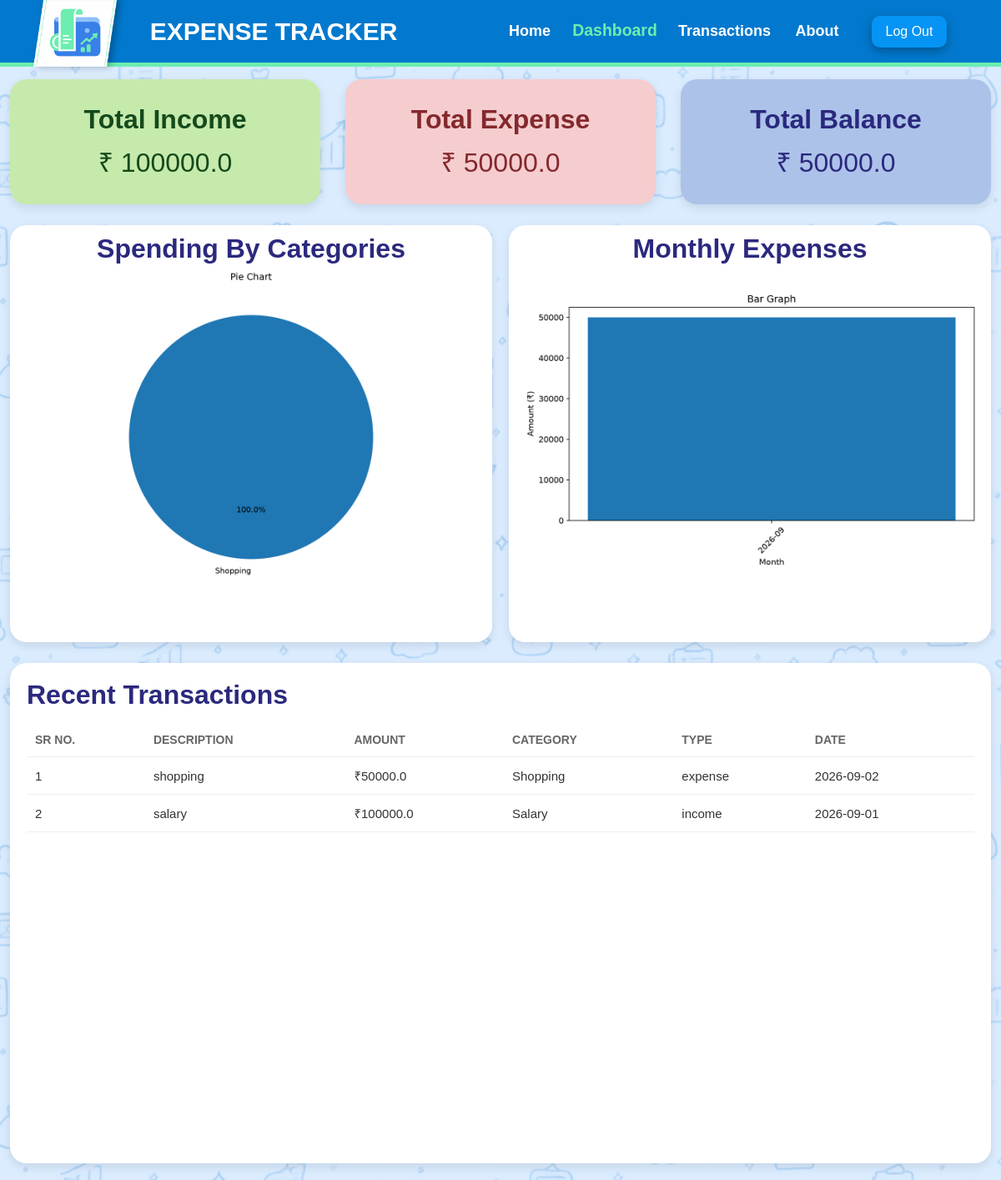
/dashboard (signed in), run on the app's committed database.
### tables this page shows
CREATE TABLE expenses (
            id INTEGER PRIMARY KEY AUTOINCREMENT,
            description TEXT NOT NULL,
            amount REAL NOT NULL,
            category TEXT NOT NULL,
            date TEXT NOT NULL,
            type TEXT NOT NULL DEFAULT 'expense'
        );

### app.py (the view)
@app.route("/dashboard")
def dashboard():
    if not session.get("logged_in"):
        return redirect(url_for("login"))
    connection = sqlite3.connect("expenses.db")
    cursor = connection.cursor()
    cursor.execute("""
        SELECT *
        FROM expenses
        ORDER BY date DESC
        LIMIT 10
    """)
    recent_expenses = cursor.fetchall()
    cursor.execute("""
        SELECT SUM(amount)
        FROM expenses
        WHERE type = 'income'
    """)
    total_income = cursor.fetchone()[0] or 0
    cursor.execute("""
        SELECT SUM(amount)
        FROM expenses
        WHERE type = 'expense'
    """)
    total_expense = cursor.fetchone()[0] or 0
    balance = total_income - total_expense
    connection.close()
    create_charts()
    return render_template(
        "dashboard.html",
        expenses=recent_expenses,
        total_income=total_income,
        total_expense=total_expense,
        balance=balance
    )

### templates/dashboard.html (shortened to what this page needs)
<!DOCTYPE html>
<html lang="en">
<head>
    <link rel="stylesheet" href="https://cdnjs.cloudflare.com/ajax/libs/font-awesome/7.3.1/css/all.min.css" />
    <link rel = "stylesheet" href ="{{ url_for('static', filename='style.css') }}">
</head>
<body>
    <header>
        <div class = "brand">
        <div class = "logo-image">
            <img src="{{ url_for('static', filename='logo new.png') }}">
         </div>
         <a href="#" class="logo">Expense Tracker</a>
         </div>
         <ul>
    <li><a href="/" class="{{ 'active' if request.path == '/' else '' }}">Home</a></li>
    <li><a href="/dashboard" class="{{ 'active' if request.path == '/dashboard' else '' }}">Dashboard</a></li>
    <li><a href="/transaction" class="{{ 'active' if request.path == '/transaction' else '' }}">Transactions</a></li>
    <li><a href="/contact" class="{{ 'active' if request.path == '/contact' else '' }}">About</a></li>
    <li>
        <a href="/login">
            <button type="button">Log Out</button>
        </a>
    </li>
</ul>
    </header>
        <div class = "row">
        <div class = "container1">
        <h2>Total Income</h2>
        <p>₹ {{ total_income }}</p>
        </div>
        <div class = "container2">
        <h2>Total Expense</h2>
        <p>₹ {{ total_expense }}</p>
        </div>
        <div class = "container3">
        <h2>Total Balance</h2>
        <p>₹ {{ balance }}</p>
        </div>
        </div>
    <div class="row1">
    <div class ="pie-container">
        <h1>Spending By Categories</h1>
        <img
        src="{{ url_for('static', filename='charts/pie_chart.png') }}"
        class="chart-image"
     >
    </div>
    <div class="linegraph-container">
        <h1>Monthly Expenses</h1>
        <img
        src="{{ url_for('static', filename='charts/bar_chart.png') }}"
        class="chart-image"
     >
    </div>
    </div>
    <div class="trans">
    <h1>Recent Transactions</h1>
    {% if expenses %}
    <table>
        <thead>
            <tr>
                <th>SR No.</th>
                <th>Description</th>
                <th>Amount</th>
                <th>Category</th>
                <th>Type</th>
                <th>Date</th>
            </tr>
        </thead>
        <tbody>
            {% for expense in expenses %}
            <tr>
                <td>{{ loop.index }}</td>
                <td>{{ expense[1] }}</td>
                <td>₹{{ expense[2] }}</td>
                <td>{{ expense[3] }}</td>
                <td>{{ expense[5] }}</td>
                <td>{{ expense[4] }}</td>
            </tr>
            {% endfor %}
        </tbody>
    </table>
    {% else %}
    <p>No transactions yet.</p>
    {% endif %}
</div>
</body>
</html>

### static/style.css (style rules this page uses)
* { margin: 0; padding: 0; box-sizing: border-box; text-decoration: none; list-style: none; font-family: Arial, Helvetica, sans-serif; }
header { background: rgb(2, 121, 206); display: flex; align-items: center; justify-content: space-between; height: 80px; border-bottom: 5px solid rgb(107, 238, 175); }
.brand { display: flex; align-items: center; height: 80px; }
.logo-image { height: 75px; width: auto; object-fit: contain; }
.logo-image img { height: 80px; width: auto; object-fit: contain; margin-left: 40px; display: block; filter: drop-shadow( 4px 0 4px rgba(0, 0, 0, 0.3) ); }
.logo { font-size: 30px; font-weight: 600; text-transform: uppercase; color: white; position: relative; margin-left: 40px; overflow: hidden; }
li { display: inline-block; }
li a { color: white; font-size: 18px; font-weight: bold; margin-right: 25px; display: inline-block; transition: color 0.3s ease, transform 0.2s ease; }
li a.active { color: rgb(107, 238, 175); font-weight: 700; transform: scale(1.08); }
button { width: 90px; background: rgb(5, 148, 243); color: white; font-size: 16px; font-weight: 400; margin-left: 10px; padding: 10px; border: none; border-radius: 10px; cursor: pointer; margin-right: 40px; filter: drop-shadow( 0 4px 6px rgba(0, 0, 0, 0.3) ); transition: background-color 0.3s ease, color 0.3s ease; }
body { min-height: 100vh; width: 100%; background-color: #DBECFF; background-image: url('doodles.png'); background-position: center; padding-bottom: 10px; }
.row { display: flex; gap: 30px; margin: 15px auto; width: 98%; }
.container1 { border-radius: 20px; background-color: #c6eaac; color: #154a1b; box-shadow: 0 4px 12px rgba(0, 0, 0, 0.1); text-align: center; padding: 10px; height: 150px; flex: 1; display: flex; flex-direction: column; justify-content: center; align-items: center; }
.container2 { border-radius: 20px; background-color: #f5cdce; color: #84292e; box-shadow: 0 4px 12px rgba(0, 0, 0, 0.1); text-align: center; padding: 10px; height: 150px; flex: 1; display: flex; flex-direction: column; justify-content: center; align-items: center; }
.container3 { border-radius: 20px; background-color: #acc2e9; color: #2b297e; box-shadow: 0 4px 12px rgba(0, 0, 0, 0.1); text-align: center; padding: 10px; height: 150px; flex: 1; display: flex; flex-direction: column; justify-content: center; align-items: center; }
.container1 h2, .container2 h2, .container3 h2 { font-size: 32px; margin-bottom: 10px; }
.container1 p, .container2 p, .container3 p { font-size: 32px; font-weight: 500; margin: 0; }
.row1 { display: flex; gap: 20px; margin: 15px auto; width: 98%; }
.pie-container { border-radius: 20px; background-color: #ffffff; color: #2b297e; box-shadow: 0 4px 12px rgba(0, 0, 0, 0.1); text-align: center; padding: 10px; width: 50%; height: 500px; margin: 10px auto; }
.linegraph-container { border-radius: 20px; background-color: #ffffff; color: #2b297e; box-shadow: 0 4px 12px rgba(0, 0, 0, 0.1); text-align: center; padding: 10px; width: 50%; height: 500px; margin: 10px auto; }
.trans { border-radius: 20px; background-color: #ffffff; color: #2b297e; box-shadow: 0 4px 12px rgba(0, 0, 0, 0.1); text-align: left; padding: 20px; width: 98%; height: 600px; margin: 10px auto; }
.trans h1 { margin-bottom: 15px; }
.trans table { width: 100%; border-collapse: collapse; }
.trans th, .trans td { text-align: left; padding: 12px 10px; border-bottom: 1px solid #eee; }
.trans th { color: #666; font-size: 14px; text-transform: uppercase; }
.trans td { font-size: 15px; color: #333; }
.chart-image { width: 100%; max-width: 600px; height: 400px; object-fit: contain; display: block; margin: auto; }
.pie-container, .linegraph-container { overflow: hidden; position: relative; }
.pie-container .chart-image { width: 100%; max-width: 600px; height: 400px; object-fit: contain; display: block; margin: 0 auto; }
.linegraph-container .chart-image { width: 100%; max-width: 700px; height: 400px; object-fit: contain; display: block; margin: 0 auto; }

### data on the page
expenses: description "shopping", amount "50000.0", category "Shopping", type "expense", date "2026-09-02"
expenses: description "salary", amount "100000.0", category "Salary", type "income", date "2026-09-01"

### other printed values
{{ total_income }} "100000.0"
{{ total_expense }} "50000.0"
{{ balance }} "50000.0"
